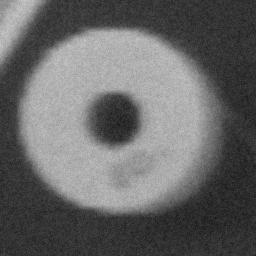
#> input picture Talleres/Taller 3/Punto 5/RONDELLE.png, 256 x 256 px
$ jupyter execute 'NoteBook Taller.ipynb'   (older library calls are emulated)
#> lines starting #> are read from the running program, lines starting #| are printed output that depends on the picture; after the words box and inside, x2 and y2 are one past the last pixel; in counts of white or black regions, pixels touching at a corner belong together
[cell 1]
import cv2
import matplotlib.pyplot as plt

rondelle = cv2.imread('RONDELLE.png', cv2.IMREAD_GRAYSCALE)
#> rondelle is the input picture: shape (256, 256); min 25, max 203, mean 102.6
plt.imshow(rondelle, cmap='gray', vmin=0, vmax=255)
plt.show()
histO = cv2.calcHist([rondelle],[0],None,[256],[0,256])
#> histO = 256 values, max 1541 at index 52, min 0 at index 0, mean 256
plt.plot(histO)
plt.show()
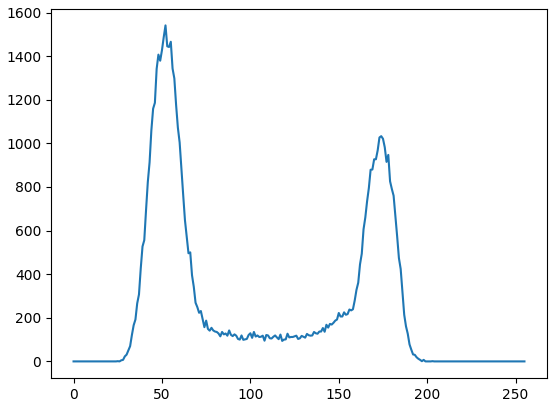
#> figure drawn by matplotlib, 1 panel; curve peaks at x = 52, y = 1541

[cell 2]
import numpy as np
from skimage import exposure

sobel_x = cv2.Sobel(rondelle, cv2.CV_64F, 1, 0, ksize=3)
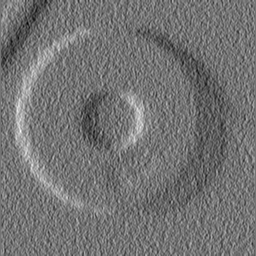
#> sobel_x: shape (256, 256) float64; min -143, max 170, mean -1; drawn with min black and max white
sobel_y = cv2.Sobel(rondelle, cv2.CV_64F, 0, 1, ksize=3)
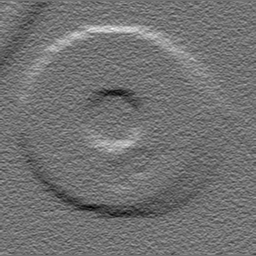
#> sobel_y: shape (256, 256) float64; min -173, max 211, mean -0.7; drawn with min black and max white
sobel = np.hypot(sobel_x, sobel_y)
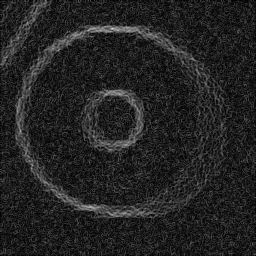
#> sobel: shape (256, 256) float64; min 0, max 212.7, mean 35.6
sobel = cv2.convertScaleAbs(sobel)
sobel_eq = exposure.rescale_intensity(sobel, in_range=(sobel.min(), sobel.max()))

plt.figure(figsize=(15, 5))
plt.subplot(1, 3, 1)
plt.imshow(sobel_x, cmap='gray', vmin=0, vmax=255)
plt.title("Sobel X")
plt.subplot(1, 3, 2)
plt.imshow(sobel_y, cmap='gray', vmin=0, vmax=255)
plt.title("Sobel Y")
plt.subplot(1, 3, 3)
plt.imshow(sobel_eq, cmap='gray', vmin=0, vmax=255)
plt.title("Sobel Magnitud (Normalizado)")
plt.show()

plt.figure(figsize=(15, 5))
plt.subplot(1, 3, 1)
plt.hist(sobel_x.ravel(), bins=256, range=[0, 255])
plt.title("Histograma Sobel X")
plt.subplot(1, 3, 2)
plt.hist(sobel_y.ravel(), bins=256, range=[0, 255])
plt.title("Histograma Sobel Y")
plt.subplot(1, 3, 3)
plt.hist(sobel_eq.ravel(), bins=256, range=[0, 255])
plt.title("Histograma Sobel Magnitud")
plt.show()
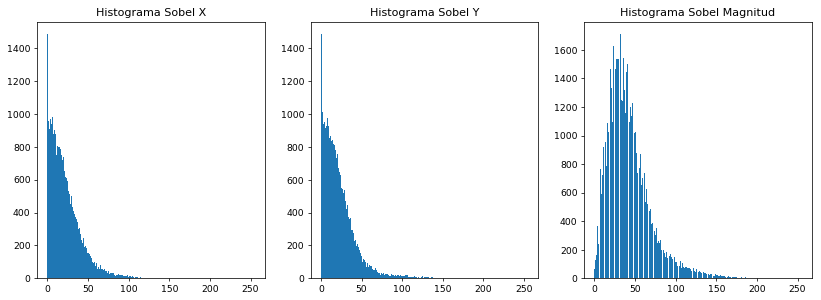
#> figure drawn by matplotlib, 3 panels; panel 1: tallest bar 1486 high, from x = 0 to 0.996; panel 2: tallest bar 1487 high, from x = 0 to 0.996; panel 3: tallest bar 1712 high, from x = 31.88 to 32.87

[cell 3]
from skimage import io
from skimage.feature import canny

cannyP3 = canny(rondelle, sigma=10, low_threshold=0, high_threshold=1)
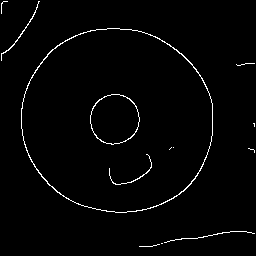
#> cannyP3: shape (256, 256) bool; 1.8% white in thin lines or dots
plt.figure(figsize=(6, 6))
plt.imshow(cannyP3, cmap='gray')
plt.show()
plt.figure(figsize=(6, 6))
plt.hist(cannyP3.ravel(), bins=2, range=[0, 1])
plt.show()
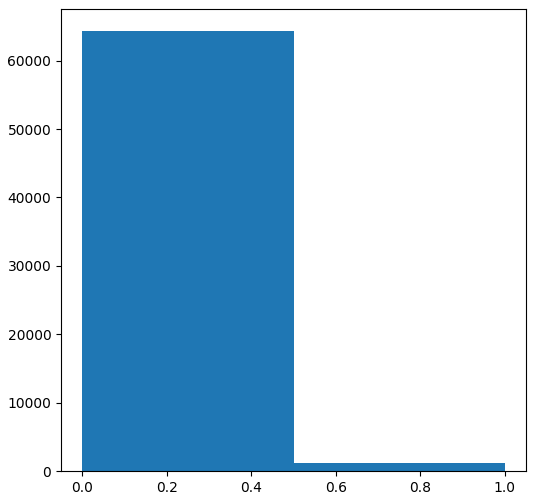
#> figure drawn by matplotlib, 1 panel

### Descripción:

La imagen resultante muestra los bordes principales de la estructura circular de la imagen original, con contornos delgados y bien definidos en un fondo negro. Debido a la alta desviación estándar (sigma = 10), la imagen fue suavizada antes de la detección, reduciendo el ruido y eliminando detalles menores. La umbralización estricta (umbral inferior = 0 y superior = 1) permitió conservar solo los contornos más fuertes, perdiendo algunos detalles.

[cell 4]
cannyP4 = canny(rondelle, sigma=5, low_threshold=0, high_threshold=1)
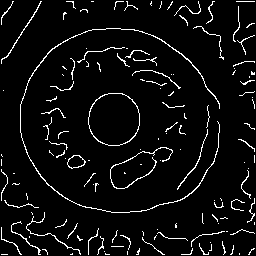
#> cannyP4: shape (256, 256) bool; 5.4% white in thin lines or dots
plt.figure(figsize=(10, 5))
plt.subplot(1, 2, 1)
plt.imshow(cannyP4, cmap='gray')

hist_values, bin_edges = np.histogram(cannyP4.ravel(), bins=2, range=[0, 1])
#> hist_values = [61979, 3557]; bin_edges = [0, 0.5, 1]
plt.subplot(1, 2, 2)
plt.plot(bin_edges[:-1], hist_values)
plt.show()
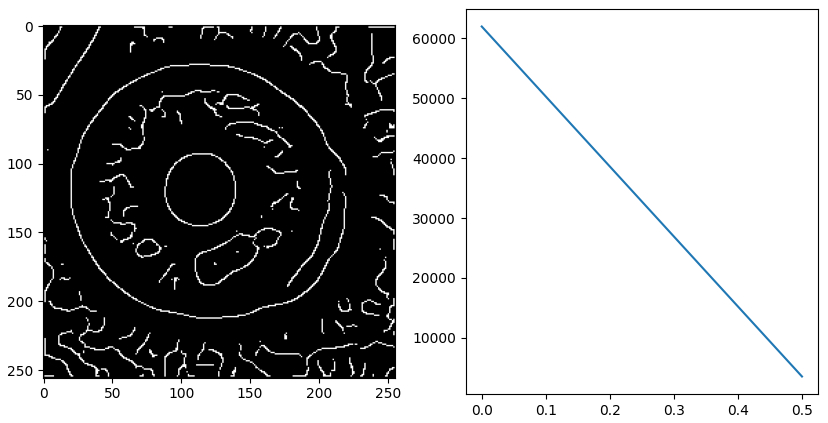
#> figure drawn by matplotlib, 2 panels

### Explicación:

Al reducir la desviación estándar sigma de 10 5 en el operador de Canny, la imagen no se sualiza tanto antes de la detección de bordes, lo que permite resaltar más detalles. Como resultado, se detectan más bordes, incluyendo algunos que antes eran eliminados por el suavizado intenso como esa especie de estrías que se ven en el interior y exterior del círculo. Esto hace que los contornos esten más definidos, pero también aumenta la sensibilidad a pequeñas variaciones en la imagen, lo que puede generar ruido no deseado.

[cell 5]
cannyP5 = canny(rondelle, sigma=5, low_threshold=0, high_threshold=5)
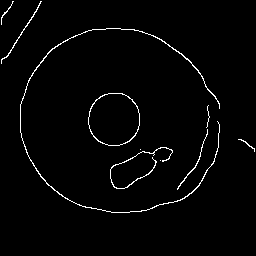
#> cannyP5: shape (256, 256) bool; 2% white in thin lines or dots, all inside (x1, y1, x2, y2) = (1, 1, 255, 213)
plt.figure(figsize=(15, 5))
plt.subplot(1, 3, 1)
plt.imshow(cannyP3, cmap='gray')
plt.title("Punto 3")
plt.subplot(1, 3, 2)
plt.imshow(cannyP4, cmap='gray')
plt.title("Punto 4")
plt.subplot(1, 3, 3)
plt.imshow(cannyP5, cmap='gray')
plt.title("Punto 5")
plt.show()

$ run again, with Talleres/Taller 3/Punto 5/QUITO.png copied over Talleres/Taller 3/Punto 5/RONDELLE.png
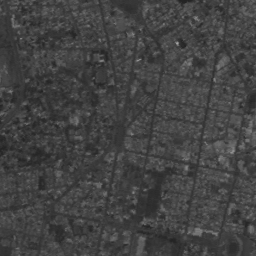
#> input picture Talleres/Taller 3/Punto 5/QUITO.png, 256 x 256 px
#> rondelle is the input picture: shape (256, 256); min 35, max 166, mean 66.3
#> histO = 256 values, max 2369 at index 62, min 0 at index 0, mean 256
#> `cannyP3 = canny(rondelle, sigma=10, low_threshold=0, high_threshold=1)`:
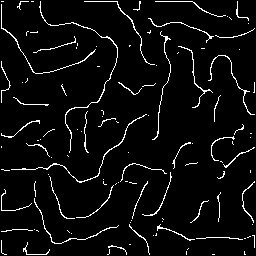
#> cannyP3: shape (256, 256) bool; 4.9% white in thin lines or dots
#> cannyP4: shape (256, 256) bool; 9.7% white in thin lines or dots
#> hist_values = [59196, 6340]; bin_edges = [0, 0.5, 1]
#> `cannyP5 = canny(rondelle, sigma=5, low_threshold=0, high_threshold=5)`:
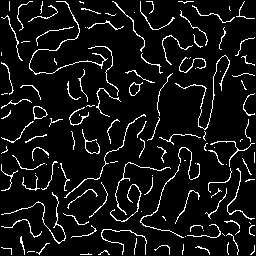
#> cannyP5: shape (256, 256) bool; 7.7% white in thin lines or dots
